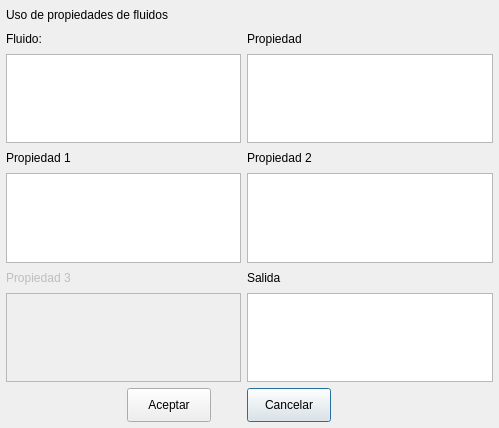
<?xml version="1.0" encoding="UTF-8"?>
<ui version="4.0">
 <class>Dialog</class>
 <widget class="QDialog" name="Dialog">
  <property name="geometry">
   <rect>
    <x>0</x>
    <y>0</y>
    <width>499</width>
    <height>428</height>
   </rect>
  </property>
  <property name="windowTitle">
   <string>Propiedades fluido</string>
  </property>
  <widget class="QLabel" name="label">
   <property name="geometry">
    <rect>
     <x>6</x>
     <y>6</y>
     <width>186</width>
     <height>18</height>
    </rect>
   </property>
   <property name="text">
    <string>Uso de propiedades de fluidos</string>
   </property>
  </widget>
  <widget class="QLabel" name="label_2">
   <property name="geometry">
    <rect>
     <x>6</x>
     <y>30</y>
     <width>41</width>
     <height>18</height>
    </rect>
   </property>
   <property name="text">
    <string>Fluido:</string>
   </property>
  </widget>
  <widget class="QLabel" name="label_3">
   <property name="geometry">
    <rect>
     <x>247</x>
     <y>30</y>
     <width>63</width>
     <height>18</height>
    </rect>
   </property>
   <property name="text">
    <string>Propiedad</string>
   </property>
  </widget>
  <widget class="QListWidget" name="listWidget">
   <property name="geometry">
    <rect>
     <x>6</x>
     <y>54</y>
     <width>235</width>
     <height>89</height>
    </rect>
   </property>
  </widget>
  <widget class="QListWidget" name="listWidget_2">
   <property name="geometry">
    <rect>
     <x>247</x>
     <y>54</y>
     <width>246</width>
     <height>89</height>
    </rect>
   </property>
  </widget>
  <widget class="QLabel" name="label_4">
   <property name="geometry">
    <rect>
     <x>6</x>
     <y>149</y>
     <width>74</width>
     <height>18</height>
    </rect>
   </property>
   <property name="text">
    <string>Propiedad 1</string>
   </property>
  </widget>
  <widget class="QLabel" name="label_5">
   <property name="geometry">
    <rect>
     <x>247</x>
     <y>149</y>
     <width>74</width>
     <height>18</height>
    </rect>
   </property>
   <property name="text">
    <string>Propiedad 2</string>
   </property>
  </widget>
  <widget class="QListWidget" name="listWidget_3">
   <property name="geometry">
    <rect>
     <x>6</x>
     <y>173</y>
     <width>235</width>
     <height>90</height>
    </rect>
   </property>
  </widget>
  <widget class="QListWidget" name="listWidget_4">
   <property name="geometry">
    <rect>
     <x>247</x>
     <y>173</y>
     <width>246</width>
     <height>90</height>
    </rect>
   </property>
  </widget>
  <widget class="QLabel" name="label_6">
   <property name="enabled">
    <bool>false</bool>
   </property>
   <property name="geometry">
    <rect>
     <x>6</x>
     <y>269</y>
     <width>74</width>
     <height>18</height>
    </rect>
   </property>
   <property name="text">
    <string>Propiedad 3</string>
   </property>
  </widget>
  <widget class="QLabel" name="label_7">
   <property name="geometry">
    <rect>
     <x>247</x>
     <y>269</y>
     <width>37</width>
     <height>18</height>
    </rect>
   </property>
   <property name="text">
    <string>Salida</string>
   </property>
  </widget>
  <widget class="QListWidget" name="listWidget_5">
   <property name="enabled">
    <bool>false</bool>
   </property>
   <property name="geometry">
    <rect>
     <x>6</x>
     <y>293</y>
     <width>235</width>
     <height>89</height>
    </rect>
   </property>
  </widget>
  <widget class="QTextEdit" name="textEdit">
   <property name="geometry">
    <rect>
     <x>247</x>
     <y>293</y>
     <width>246</width>
     <height>89</height>
    </rect>
   </property>
  </widget>
  <widget class="QPushButton" name="reject">
   <property name="geometry">
    <rect>
     <x>247</x>
     <y>388</y>
     <width>84</width>
     <height>34</height>
    </rect>
   </property>
   <property name="text">
    <string>Cancelar</string>
   </property>
  </widget>
  <widget class="QPushButton" name="accept">
   <property name="geometry">
    <rect>
     <x>127</x>
     <y>388</y>
     <width>84</width>
     <height>34</height>
    </rect>
   </property>
   <property name="text">
    <string>Aceptar</string>
   </property>
  </widget>
 </widget>
 <resources/>
 <connections/>
</ui>
